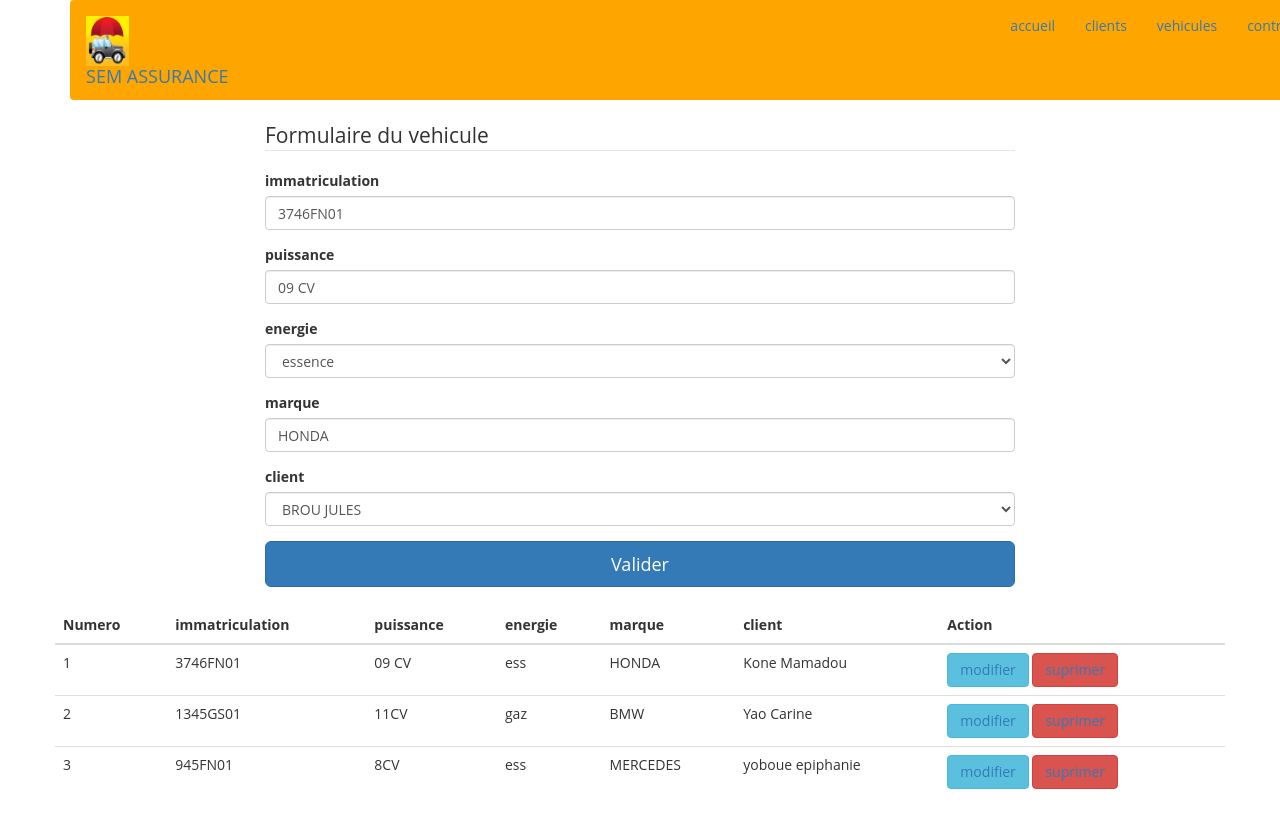
Screenshot of /vehicules.php?id=1 with the database file from the repository.
### tables this page shows
CREATE TABLE `vehicule` (
  `id` int(11) NOT NULL,
  `immatriculation` varchar(100) NOT NULL,
  `puissance` varchar(100) NOT NULL,
  `energie` varchar(100) NOT NULL,
  `marque` varchar(100) NOT NULL,
  `id_client` int(11) NOT NULL
);

CREATE TABLE `clients` (
  `id` int(11) NOT NULL,
  `Nom` varchar(100) NOT NULL,
  `Prenom` varchar(100) NOT NULL,
  `Contact` varchar(100) NOT NULL
);

### vehicules.php (the view, shortened to what this page needs)
<?php include('connection.php');
	if (isset($_GET['id'])){
		$update= "SELECT * FROM vehicule WHERE id=".($_GET['id']);
		$res=mysqli_query($link ,$update);
		$dataU= mysqli_fetch_array($res);
	}
?>
<!DOCTYPE html>
<html lang="">
	<head>
		<link rel="stylesheet" href="css/bootstrap.css" >
		<link rel="stylesheet" href="css/styles.css" >
	</head>
	<body>
		<div class="container">
			<?php include('menu.php');?>
			<div class="row">
				<div class="col-md-2"></div>
				<div class="col-md-8">
					<form action="" method="POST" role="form" enctype="multipart/form-data">
						<legend>Formulaire du vehicule</legend>
						<div class="form-group">
							<label for="">immatriculation</label>
							<input name="immatriculation" type="text" class="form-control" id="" placeholder="immatriculation " value="<?php if(isset($_GET['id'])){ echo $dataU['immatriculation'];} ?>" required>
						</div>
						<div class="form-group">
							<label for="">puissance</label>
							<input value="<?php if(isset($_GET['id'])){ echo $dataU['puissance'];} ?>" name="puissance" type="text" class="form-control" id="" placeholder="puissance">
						</div>
						<div class="form-group">
							<label for="">energie</label>
							<select name="energie" class="form-control" id="" placeholder="energie">
								<option value="ess">
								essence
								</option >
							</select>
						</div>
						<div class="form-group">
							<label for="">marque</label>
							<input value="<?php if(isset($_GET['id'])){ echo $dataU['marque'];} ?>" name="marque" type="text" class="form-control" id="" placeholder="marque">
						</div>
						<div class="form-group">
							<label for="">client</label>
							<select name="client" class="form-control">
					<?php
					$sqlcategorie="SELECT * FROM clients";
					$repcategorie=mysqli_query($link,$sqlcategorie);
					while ($datacat=mysqli_fetch_array($repcategorie)) {
						?>
						<option value="<?php echo $datacat['id'];?>">
						<?php echo $datacat['Nom']." ".$datacat['Prenom'];?>
						</option>
						<?php
					}
					?>
							</select>
						</div>
						<button name="btnValider" type="submit" class="btn btn-primary btn-lg btn-block">Valider</button>
					</form>
				</div>
				<div class="col-md-2"></div>
			</div>
<br>
			<div class="row">
				<table class="table">
					<thead>
						<tr>
							<th>Numero</th>
							<th>immatriculation</th>
							<th>puissance</th>
							<th>energie</th>
							<th>marque</th>
							<th>client</th>
							<th>Action</th>
						</tr>
					</thead>
					<tbody>
						<?php
							$n=1;
							$list=" SELECT
										immatriculation,
										vehicule.id,
										puissance,
										energie,
										marque,
										clients.Nom,
										clients.Prenom
									FROM vehicule
									INNER JOIN clients
									ON clients.id = vehicule.id_client";
							$res= mysqli_query($link,$list);
							while ($data = mysqli_fetch_array($res)){
							 ?>
						<tr>
							<td> <?php echo $n; ?> </td>
							<td><?php echo $data['immatriculation']; ?></td>
							<td><?php echo $data['puissance']; ?></td>
							<td><?php echo $data['energie']; ?></td>
							<td><?php echo $data['marque']; ?></td>
							<td><?php echo $data['Nom']." ".$data['Prenom']; ?></td>
							<td>
								<button type="button" class="btn btn-info"><a href="?id=<?php echo $data['id']; ?>">modifier</a></button>
								<button type="button" class="btn btn-danger"><a href="?sup=<?php echo $data['id']; ?>">suprimer</a></button>
							</td>
						</tr>
						<?php $n++;
						 } ?>
					</tbody>
				</table>
			</div>
		</div>
	</body>
</html>

### css/styles.css (style rules this page uses)
body { background-image: url(../img/grid.jpg); font-family: 'Open Sans',sans-serif; }

### rows the page displays
vehicule: immatriculation "3746FN01", puissance "09 CV", marque "HONDA", energie "ess", id_client.Nom "Kone", id_client.Prenom "Mamadou"
vehicule: immatriculation "1345GS01", puissance "11CV", energie "gaz", marque "BMW", id_client.Nom "Yao", id_client.Prenom "Carine"
vehicule: immatriculation "945FN01", puissance "8CV", energie "ess", marque "MERCEDES", id_client.Nom "yoboue", id_client.Prenom "epiphanie"

### other values shown
form field client "BROU JULES"
